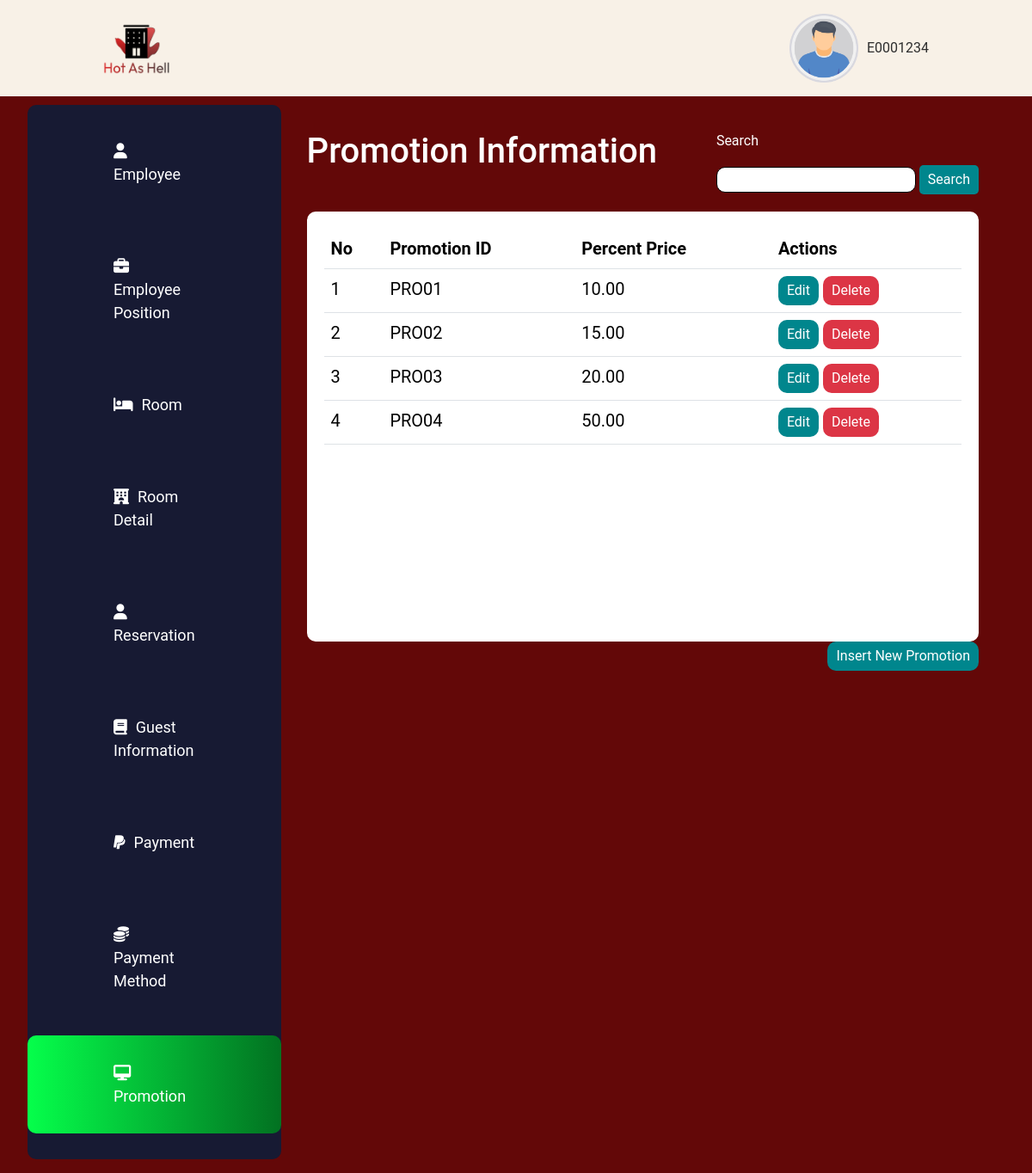
Screenshot of /AllLinkedTestDashboard/TestPromotionDashboard.php with the database file from the repository.
### tables this page shows
CREATE TABLE `promotion_setup` (
  `PromotionID` varchar(5) NOT NULL,
  `PercentPrice` decimal(5,2) DEFAULT NULL
);

### AllLinkedTestDashboard/TestPromotionDashboard.php (the view, shortened to what this page needs)
<!DOCTYPE html>
<html lang="en">
<head>
    <link rel="stylesheet" href="https://cdnjs.cloudflare.com/ajax/libs/font-awesome/6.5.2/css/all.min.css" />
    <link href="https://cdn.jsdelivr.net/npm/bootstrap@5.3.3/dist/css/bootstrap.min.css" rel="stylesheet">
    <link rel="stylesheet" href="style.css">
</head>
<body>
    <nav>
        <img src="images/logo.png" alt="" srcset="" id="logo" style="width: 80px; height: 80px;">
        <div style="display: flex;">
            <img src="images/boy.png" alt="" srcset="" id="person" style="width: 80px; height: 80px;">
            <p id="name">E0001234</p>
        </div>
    </nav>
    <div class="main">
        <div class="left">
            <ul>
                <li><a href="index.html"><i class="fa-solid fa-user" style="margin-right: 10px;"></i>Employee</a></li>
                <li><a href="TestPositionDashboard.php"><i class="fa-solid fa-briefcase" style="margin-right: 10px;"></i>Employee Position</a></li>
                <li><a href="TestRoomDashBoard.php"><i class="fa-solid fa-bed" style="margin-right: 10px;"></i>Room</a></li>
                <li><a href="TestRoomDetailDashBoard.php"><i class="fa-solid fa-hotel" style="margin-right: 10px;"></i>Room Detail</a></li>
                <li><a href="reservation.html"><i class="fa-solid fa-user" style="margin-right: 10px;"></i>Reservation</a></li>
                <li><a href="guest.html"><i class="fa-solid fa-book" style="margin-right: 10px;"></i>Guest Information</a></li>
                <li><a href="payment.html"><i class="fa-brands fa-paypal" style="margin-right: 10px;"></i>Payment</a></li>
                <li><a href="TestMethodDashboard.php"><i class="fa-solid fa-coins" style="margin-right: 10px;"></i>Payment Method</a></li>
                <li class="highlight"><a href="TestPromotionDashboard.php"><i class="fa-solid fa-desktop" style="margin-right: 10px;"></i>Promotion</a></li>
            </ul>
        </div>
        <div class="right">
            <div style="display: flex; justify-content: space-between; color: white;">
                <h1>Promotion Information</h1>
                <div>
                <form method="GET" action="TestPromotionSearchForm2.php">
                        <p>Search</p>
                        <input type="text" name="search" id="search" style="background-color: white; border: 1px solid black; border-radius: 10px; padding: 5px; height: 30px;">
                        <button type="submit" style="background-color: #00868D; color: white; border: none; border-radius: 5px; padding: 5px 10px;">Search</button>
                    </form>
                </div>
            </div>
            <div style="margin-top: 20px; border-radius: 10px; background-color: white; padding: 20px; min-height: 500px; height: 100%;">
                <?php
                $con = mysqli_connect("localhost", "root", "", "hot_as_hell");
                $PromotionID = isset($_POST['promotion_id']) ? $_POST['promotion_id'] : '';
                $r = 1;
                $query = "SELECT * FROM promotion_setup WHERE PromotionID LIKE '%$PromotionID%'";
                $query .= " ORDER BY PromotionID ASC";
                $result = mysqli_query($con, $query);
                echo "<table class='table' style='font-size: 20px;'>";
                echo "<thead>";
                echo "<tr>";
                echo "<th>No</th>";
                echo "<th>Promotion ID</th>";
                echo "<th>Percent Price</th>";
                echo "<th>Actions</th>";
                echo "</tr>";
                echo "</thead>";
                echo "<tbody>";
                if (mysqli_num_rows($result) > 0) {
                    foreach ($result as $row) {
                        echo "<tr>";
                        echo "<td>".$r++."</td>";
                        echo "<td>".$row["PromotionID"]."</td>";
                        echo "<td>".$row["PercentPrice"]."</td>";
                        echo "<td>";
                        echo "<a href='TestPromotionEditForm.php?id=".$row["PromotionID"]."'><button class='btn btn-primary-custom'>Edit</button></a> ";
                        echo "<a href='TestPromotionDeleteForm.php?id=".$row["PromotionID"]."'><button class='btn btn-danger-custom'>Delete</button></a>";
                        echo "</td>";
                        echo "</tr>";
                    }
                } else {
                    echo "<tr><td colspan='4' style='color: red; text-align: center;'>No promotions found matching the criteria.</td></tr>";
                }
                echo "</tbody>";
                echo "</table>";
                ?>
            </div>
            <div style="width: 100%; display: flex; justify-content: flex-end;">
                <a href="TestPromotionInsertForm.php">
                    <button class="btn btn-primary-custom">Insert New Promotion</button>
                </a>
            </div>
        </div>
    </div>
</body>
</html>

### AllLinkedTestDashboard/style.css (style rules this page uses)
nav { display: flex; justify-content: space-between; align-items: center; padding: 1rem 2rem; background-color: #F8F1E7; padding-left: 10%; padding-right: 10%; }
body { font-family: 'Roboto', sans-serif; margin: 0; padding: 0; background-color: #630808; }
#name { color: #2E2E2E; margin-top: auto; margin-bottom: auto; margin-left: 10px; }
.main { padding: 1rem 2rem; padding-top: 10px; display: flex; }
.left { background-color: #171A33; padding-top: 10px; padding-bottom: 10px; border-radius: 10px; height: 100%; }
.right { width: 100%; padding: 30px; border-radius: 10px; height: 100%; }
ul { list-style-type: none; padding: 0; }
li { padding: 100px; display: flex; padding-top: 30px; padding-bottom: 30px; display: flex; cursor: pointer; margin-bottom: 20px; color: white; border-radius: 10px; font-size: large; }
.highlight { background: linear-gradient(90deg, rgba(5, 255, 75, 1) 0%, rgba(2, 113, 33, 1) 100%); }
a { text-decoration: none; color: white; }

### AllLinkedTestDashboard/TestPromotionDashboard.php (style rules this page uses)
.btn-primary-custom { color: white; background-color: #00868D; border: none; border-radius: 10px; padding: 5px 10px; }
.btn-danger-custom { background-color: #DC3545; border: none; border-radius: 10px; padding: 5px 10px; color: white; }

### rows the page displays
promotion_setup: PromotionID "PRO01", PercentPrice "10.00"
promotion_setup: PromotionID "PRO02", PercentPrice "15.00"
promotion_setup: PromotionID "PRO03", PercentPrice "20.00"
promotion_setup: PromotionID "PRO04", PercentPrice "50.00"
